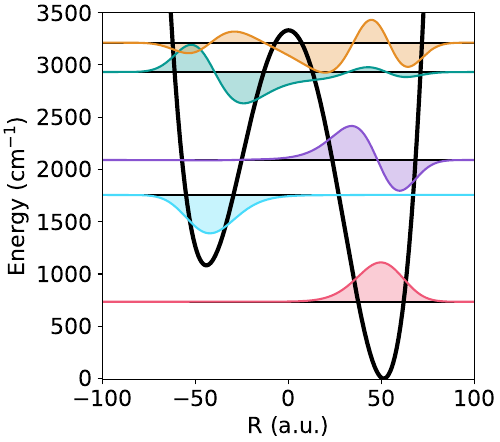

Recreate this plot in Python.
import numpy as np
import matplotlib.pyplot as plt

from numpy import kron as ꕕ
from matplotlib import cm as colm
import numpy as np
import matplotlib.pyplot as plt
plt.rcParams.update({'font.size': 16})

eV = 1.0 / 27.2114
cmn1 = 1.0/219474.63

def Vnew(R, wb= 0.02, Eb = 0.4):
    
    wb = wb * cmn1
    Eb = Eb * cmn1
    a1 = wb*wb/2.0
    a2 = a1*a1/(4*Eb)
    c  = 2.27817 * 1E-8
    V  = -a1*R**2 + a2*R**4  - c * R**3  

    V0 = np.min(V)
    return - V0 + V


# Kinetic energy for electron 
def Te(re):
 N = float(len(re))
 mass = 1.0
 Tij = np.zeros((int(N),int(N)))
 Rmin = float(re[0])
 Rmax = float(re[-1])
 step = float((Rmax-Rmin)/N)
 K = np.pi/step

 for ri in range(int(N)):
  for rj in range(int(N)):
    if ri == rj:  
     Tij[ri,ri] = (0.5/mass)*K**2.0/3.0*(1+(2.0/N**2)) 
    else:    
     Tij[ri,rj] = (0.5/mass)*(2*K**2.0/(N**2.0))*((-1)**(rj-ri)/(np.sin(np.pi*(rj-ri)/N)**2)) 
 return Tij

def HO(R, R0,w):
    return 0.5 * (R-R0)**2 * w**2




width= 5
aspect_ratio= 1.13
fig_size = (width, width / aspect_ratio)
plt.figure(figsize=fig_size, constrained_layout=True)

wb  = 1030 
Eb  = 2730
nR  = 1024
Rmax = 100
R = np.linspace(-Rmax,Rmax, nR)
V = Vnew(R,wb,Eb) 

plt.plot(R,  V/cmn1, c =  "#000000", lw = 3)
plt.ylim(-10, 3500)


Hij = Te(R) + np.diag(V)
Ei, Um   = np.linalg.eigh(Hij)
color = ['#ef5777', '#48dbfb', '#8854d0', '#079992', '#e58e26',"#ff9ff3"]

"""
for i in range(0,1):
    plt.plot(R, Um[:,i]*0 + Ei[i]/cmn1, c =  "#000000")
    plt.plot(R,  (Um[:,i+1] - Um[:,i]) * 2000 + Ei[i]/cmn1, c =  color[i], ls = '-')
    plt.fill_between(R,Ei[i]/cmn1,  (Um[:,i+1] - Um[:,i]) * 2000 + Ei[i]/cmn1, facecolor=color[i], alpha = 0.3)

    plt.plot(R, - (Um[:,i+1] + Um[:,i]) * 2000 + Ei[i]/cmn1, c =  color[i+1], ls = '-')
    plt.fill_between(R,Ei[i]/cmn1, - (Um[:,i+1] + Um[:,i]) * 2000 + Ei[i]/cmn1, facecolor=color[i+1], alpha = 0.3)
"""

for i in range(0,6):
    plt.plot(R, Um[:,i]*0 + Ei[i]/cmn1, c =  "#000000")
    plt.plot(R, - Um[:,i] * 4000 + Ei[i]/cmn1, c =  color[i], ls = '-')
    plt.fill_between(R,Ei[i]/cmn1,  - Um[:,i] * 4000 + Ei[i]/cmn1, facecolor=color[i], alpha = 0.3)

plt.xlim(-100, 100)

 
plt.xlabel("R (a.u.)")
plt.ylabel("Energy (cm$^{-1}$)")
#plt.tight_layout()
plt.savefig('S4a.pdf')  